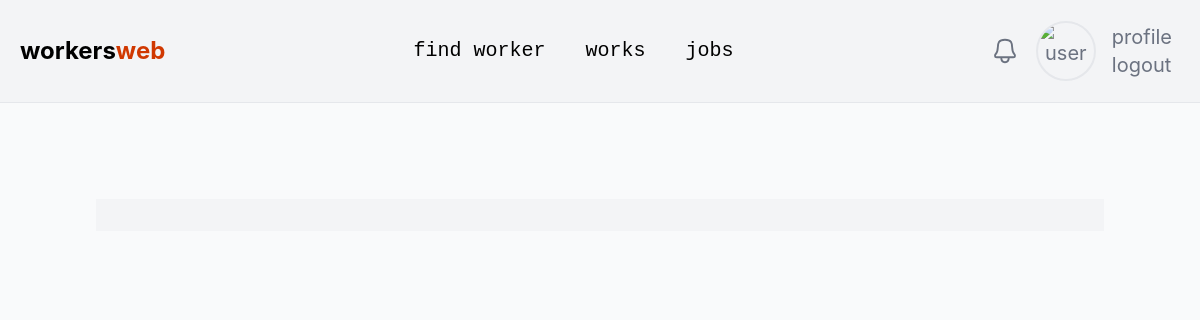
/work-notifications/ (signed in), run on an earlier commit of the app's database.
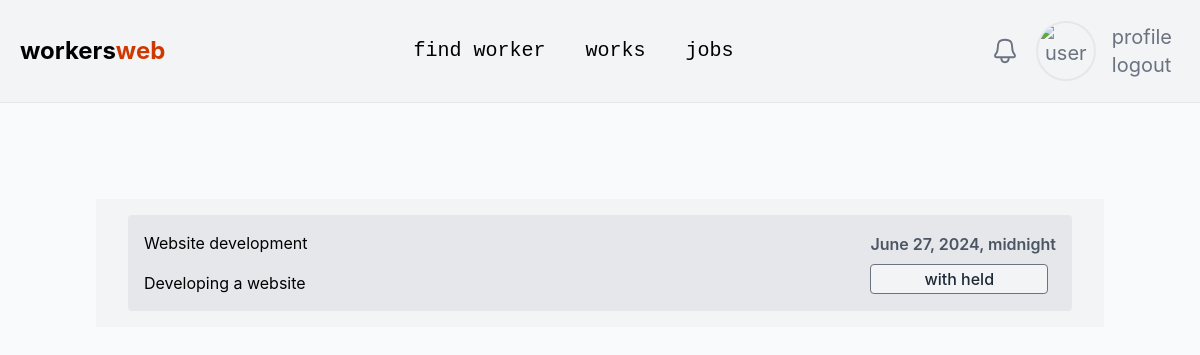
And on a later commit of the database.
### main/models.py (models this page shows)
class WorkRequest(models.Model):
    user = models.ForeignKey(User,on_delete=models.CASCADE)
    worker = models.ForeignKey(Worker,on_delete=models.CASCADE)
    name = models.CharField(max_length=255)
    desc = models.TextField()
    is_accepted = models.BooleanField(default=False)
    created_at = models.DateTimeField(auto_now_add=True)
    date = models.DateTimeField()

### main/views.py (the view)
# urls.py: path('work-notifications/',work_notifications,name="work-notifications"),
def work_notifications(request):
  if not request.user.is_authenticated:
    return redirect(login_user)
  work_request = WorkRequest.objects.all()
  return render(request,'work_notification.html',{'work_requests':work_request})

### template/work_notification.html (shortened to what this page needs)
{% extends 'layout.html' %}
{% block 'container' %}
<div class="p-24">
  <div class="bg-gray-100 p-4">
    {% for wr in work_requests %}
      {% if wr.worker.user_id == request.user or wr.user == request.user %}
      <div class="flex items-center justify-between p-2 mx-4 bg-gray-200 rounded">
        <div class="flex flex-col space-y-4 p-2 ">
        <p>
          {{ wr.name }}
        </p>
        <p>
          {{ wr.desc }}
        </p>
        </div>
       <div class=" flex flex-col space-y-2 p-2">
         <p class="text-gray-600 font-semibold text-md">
           {{ wr.date }}
         </p>
       {% if wr.is_accepted %}
         <span class="bg-green-100 text-green-800 text-base font-medium me-2 px-1 py-0.5 rounded dark:bg-gray-700 dark:text-green-400 border border-green-400 text-center">Accepted</span>
       {% else %}
        <span class="bg-gray-100 text-gray-800 text-base font-medium me-2 px-1 py-0.5 rounded dark:bg-gray-700 dark:text-gray-400 border border-gray-500 text-center">with held</span>
        {% endif %}
        </div>
      </div>
      {% endif %}
    {% endfor %}
  </div>
</div>
{% endblock %}

What changed in the data, as far as the page shows it:
added WorkRequest: name "Website development", desc "Developing a website", date "June 27, 2024, midnight", is_accepted "with held"
